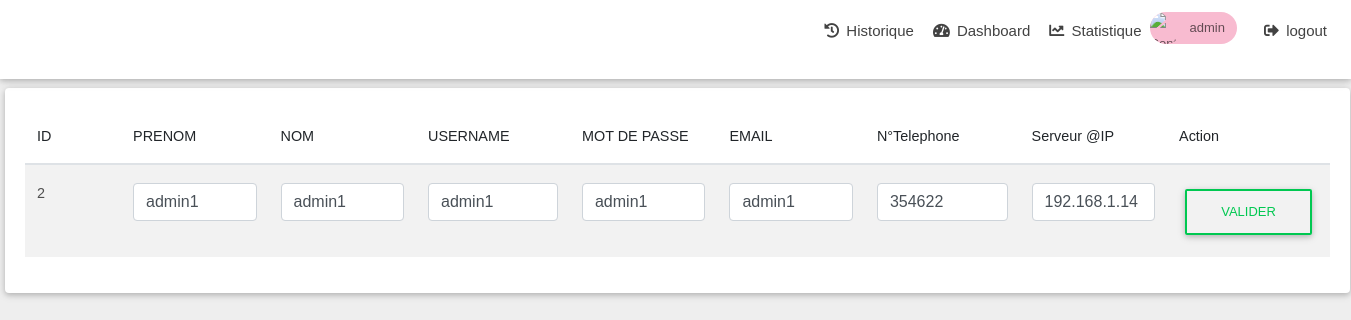
The app's page /manage/info.php?ID=2 (signed in) with its own data.
### tables this page shows
CREATE TABLE `users` (
  `id` int(11) NOT NULL,
  `firstname` varchar(30) NOT NULL,
  `lastname` varchar(30) NOT NULL,
  `username` varchar(30) NOT NULL,
  `password` varchar(30) NOT NULL,
  `email` varchar(30) NOT NULL,
  `numtel` int(10) DEFAULT NULL,
  `serveurIP` varchar(12) DEFAULT NULL,
  `issu` int(1) NOT NULL DEFAULT '0'
);

### manage/info.php (the view, shortened to what this page needs)
        <?php
        $servername = "127.0.0.1";
        $username = "root";
        $password = "";
        $dbname = "syslogng";
        $conn = new mysqli($servername, $username, $password, $dbname);
        $row_name = $_GET['ID'];
        $sql = "SELECT * FROM users where id=$row_name";
        $result = $conn->query($sql);
        $row = $result->fetch_assoc();
        $ID = $row["id"];
        $PRENOM = $row["firstname"];
        $NOM = $row["lastname"];
        $USERNAME = $row["username"];
        $MOTDEPASSE = $row["password"];
        $EMAIL = $row["email"];
        $NTelephone = $row["numtel"];
        $ServeurIp = $row["serveurIP"];
?>
<!DOCTYPE html>
<html lang="en">
<head>
  <link rel="stylesheet" href="https://use.fontawesome.com/releases/v5.8.1/css/all.css">
  <link rel="stylesheet" href="css/bootstrap.min.css">
  <link rel="stylesheet" href="css/mdb.min.css">
  <link rel="stylesheet" type="text/css" href="css/addons/datatables.min.css">
  <link rel="stylesheet" href="css/addons/datatables-select.min.css">
    <link href="../assets/font.css" rel="stylesheet">
</head>
<body class="fixed-sn white-skin">
  <header>
    <nav class="navbar fixed-top navbar-expand-lg scrolling-navbar double-nav">
      <ul class="nav navbar-nav nav-flex-icons ml-auto">
        <li class="nav-item">
          <a class="nav-link waves-effect" href="loguser.php">
           <i class="fas fa-history"></i>
            <span class="clearfix d-none d-sm-inline-block">Historique</span></a>
        </li>
        <li class="nav-item">
          <a class="nav-link waves-effect" href="../dashboard.php">
            <i class="fas fa-tachometer-alt"></i>
            <span class="clearfix d-none d-sm-inline-block">Dashboard</span></a>
        </li>
        <li class="nav-item">
          <a class="nav-link waves-effect" href="../chart.php">
           <i class="fas fa-chart-line"></i>
            <span class="clearfix d-none d-sm-inline-block">Statistique</span></a>
        </li>
        <li class="nav-item">
          <a href="index.php">
        <div class="chip pink lighten-4 waves-effect waves-effect">
          <img src="https://mdbootstrap.com/img/Photos/Avatars/avatar-6.jpg" alt="Contact Person"><?php echo $_SESSION['username']; ?>
            </div></a>
        </li>
                        <li class="nav-item">
          <a class="nav-link waves-effect" href="../logout.php">
        <i class="fas fa-sign-out-alt"></i>
           <span class="clearfix d-none d-sm-inline-block">logout</span></a>
        </li>
      </ul>
    </nav>
  </header>
  <main>
    <div class="container" style="width:1550PX;     margin-left: -102px;
">
      <section>
          <div class="card" style="    width: 1345px;
    margin-left: 11px;">
            <div class="card-body">
              <table id="dt-material" class="table table-striped" cellspacing="0" width="100%">
                <thead>
                  <tr>
                    <th class="th-sm">ID
                    </th>
                    <th class="th-sm">PRENOM
                    </th>
                    <th class="th-sm">NOM
                    </th>
                    <th class="th-sm">USERNAME
                    </th>
                    <th class="th-sm">MOT DE PASSE
                    </th>
                    <th class="th-sm">EMAIL
                    </th>
                    <th class="th-sm">N°Telephone
                    </th>
                    <th class="th-sm">Serveur @IP
                    </th>
                    <th class="th-sm">Action
                    </th>
                  </tr>
                </thead>
                <tbody class="col-md-3">
                <tr>
                    <form action="update.php?ID=<?php echo $ID; ?>" method="POST">
                    <td><?php echo $ID; ?></td>
                    <td><input type="text" class="form-control" name="PRENOM" value="<?php echo $PRENOM; ?>"></td>
                    <td><input type="text" class="form-control" name="NOM" value="<?php echo $NOM; ?>"></td>
                    <td><input type="text" class="form-control" name="USERNAME" value="<?php echo $USERNAME; ?>"></td>
                    <td><input type="text" class="form-control" name="MOTDEPASSE" value="<?php echo $MOTDEPASSE; ?>"></td>
                    <td><input type="text" class="form-control" name="EMAIL" value="<?php echo $EMAIL; ?>"></td>
                    <td><input type="text" class="form-control" name="NTelephone" value="<?php echo $NTelephone; ?>"></td>
<td><input type="text" class="form-control" name="ServeurIp" value="<?php echo $ServeurIp; ?>"></td>
                    <td>
                    <button type="submit" class="btn btn-outline-success waves-effect">valider</button>
                  </td>
                  </tr>
              </tbody>
              </table>
            </div>
          </div>
        </div>
  </main>
</body>
</html>

### manage/info.php (style rules this page uses)
body { font-family: 'Montserrat', sans-serif; }

### records on screen
users: id "2", PRENOM "admin1", NOM "admin1", USERNAME "admin1", MOTDEPASSE "admin1", EMAIL "admin1", NTelephone "354622", ServeurIp "192.168.1.14"

### other values on screen
$_SESSION['username'] "admin"
